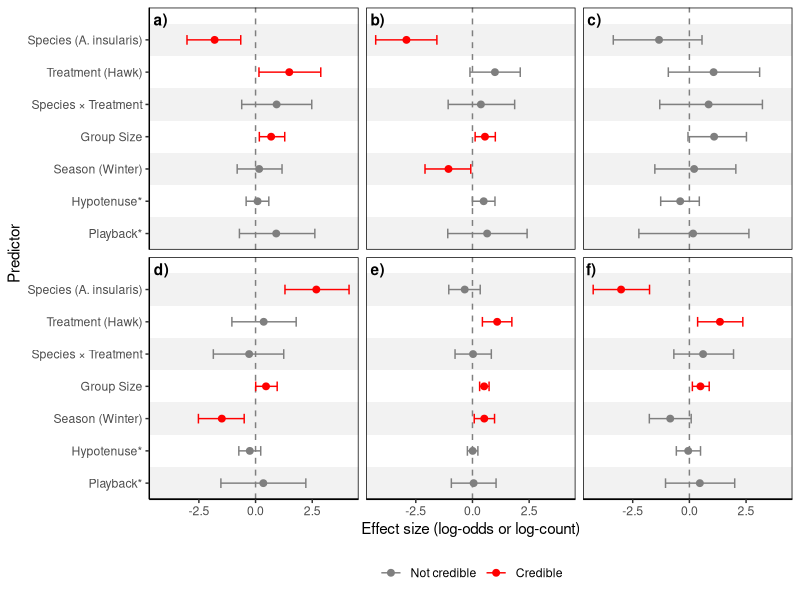
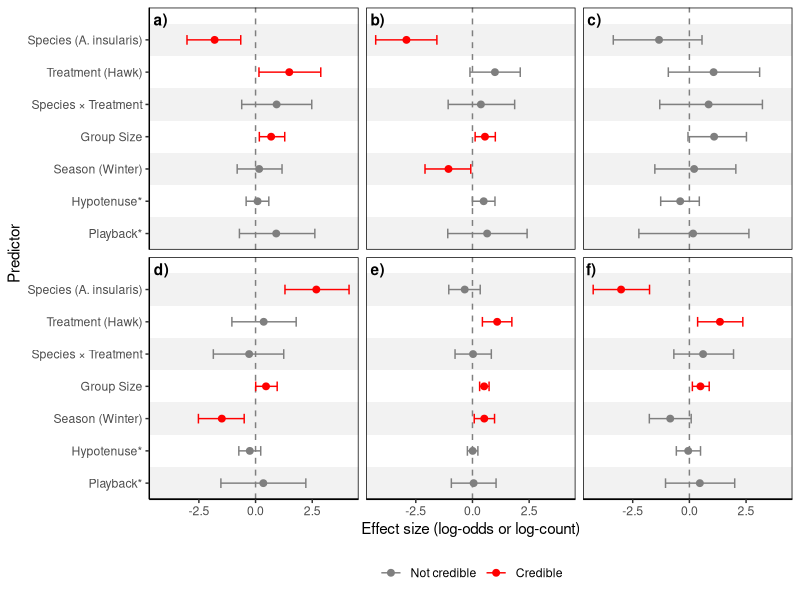

These figures' R source, in order:
####This script is for making a coefficient plot for all models

#load packages
library(tidyverse)
library(ggplot2)
library(dplyr)

#read in data for all models

alarm_prob_data <- read.csv("alarm_prob_coefs.csv")
mob_prob_data <- read.csv("mob_prob_coefs.csv")
interest_prob_data <- read.csv("interest_prob_coefs.csv")
flee_prob_data <- read.csv("flee_prob_coefs.csv")
alarm_call_data <- read.csv("number_alarm_coefs.csv")
mob_call_data <- read.csv("number_mob_coefs.csv")

#bind all dataframes

all_data <- bind_rows(alarm_prob_data, mob_prob_data, interest_prob_data, 
                      flee_prob_data, alarm_call_data, mob_call_data)


#clean data titles



#plot

panel_labels <- data.frame(
  model = factor(
    c("alarm_prob", "mob_prob", "flee_prob",
      "interest_prob", "number_alarm", "number_mob"),
    levels = c("alarm_prob", "mob_prob", "flee_prob",
               "interest_prob", "number_alarm", "number_mob")
  ),
  label = c("a)", "b)", "c)", "d)", "e)", "f)")
)

all_data <- all_data %>%
  mutate(term = as.factor(term))

n_terms <- nlevels(all_data$term)

band_data <- data.frame(
  ymin = seq(0.5, n_terms - 0.5, by = 1),
  ymax = seq(1.5, n_terms + 0.5, by = 1),
  fill = rep(c("gray95", "white"), length.out = n_terms)
)


all_data %>%
  mutate(
    significant = lower > 0 | upper < 0,
    model = factor(model, levels = c(
      "alarm_prob", "mob_prob", "flee_prob",
      "interest_prob", "number_alarm", "number_mob"
    )),
    term = factor(term,
                  levels = c(
                    "PLAYBACKYES",
                    "HYPOTENUSE",
                    "SEASONWINTER",
                    "GROUP.SIZE",
                    "SPECIESISSJ:TREATMENTHAWK",
                    "TREATMENTHAWK",
                    "SPECIESISSJ"
                  ),
                  labels = c(
                    "Playback*",
                    "Hypotenuse*",
                    "Season (Winter)",
                    "Group Size",
                    "Species × Treatment",
                    "Treatment (Hawk)",
                    "Species (A. insularis)"
                  )
    )
  ) %>%
  ggplot(aes(x = estimate, y = term, color = significant)) +
  geom_rect(
    data = band_data,
    aes(ymin = ymin, ymax = ymax, fill = fill),
    xmin = -Inf, xmax = Inf,
    inherit.aes = FALSE
  ) +
  scale_fill_identity(guide = "none") +
  geom_vline(xintercept = 0, linetype = "dashed", color = "gray50") +
  geom_point(size = 2) +
  geom_errorbarh(aes(xmin = lower, xmax = upper), height = 0.3) +
  scale_color_manual(values = c("FALSE" = "gray50", "TRUE" = "red")) +
  facet_wrap(~ model, scales = "fixed") +
  theme_classic() +
  theme(
    legend.position = "none",
    strip.text = element_blank(),
    strip.background = element_blank(),
    panel.border = element_rect(color = "black", fill = NA, linewidth = 0.5)
  ) +
  scale_color_manual(
    values = c("FALSE" = "gray50", "TRUE" = "red"),
    labels = c("FALSE" = "Not credible", "TRUE" = "Credible"),
    name = NULL
  ) +
  geom_text(
    data = panel_labels,
    aes(label = label, x = -Inf, y = Inf),
    hjust = -0.3,
    vjust = 1.5,
    color = "black",
    fontface = "bold",
    inherit.aes = FALSE
  ) +
  scale_y_discrete(expand = expansion(add = c(0.5, 1))) +
  theme(
    legend.position = "bottom"
  ) +
  labs(
    x = "Effect size (log-odds or log-count)",
    y = "Predictor"
  )


ggsave("fig4.png", last_plot(), width = 7, height = 5, dpi = 300)
